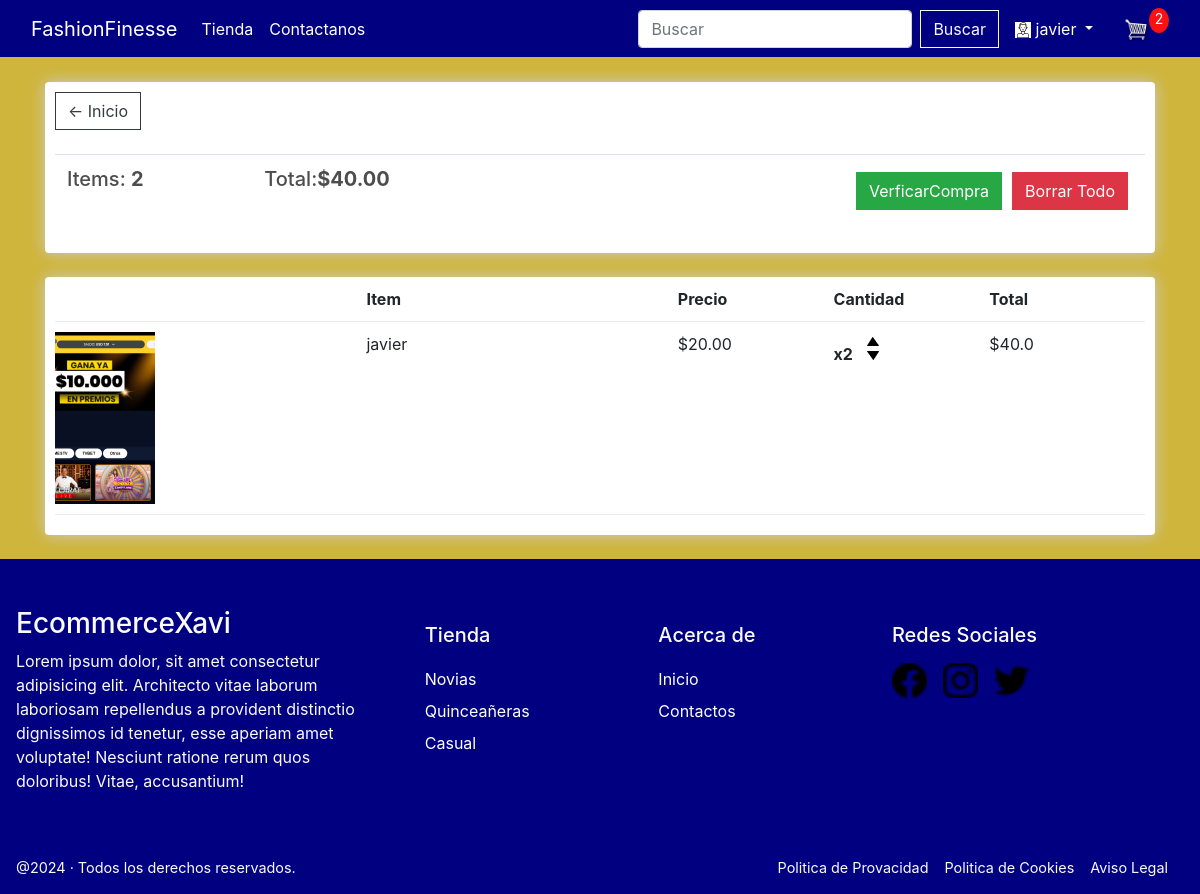
The app's page /cart/ (signed in) with its own data.
### store/models.py (models this page shows, shortened)
class Order(models.Model):
    customer = models.ForeignKey(Customer, on_delete=models.SET_NULL, null=True, blank=True)
    date_ordered = models.DateTimeField(auto_now_add=True)
    complete = models.BooleanField(default=False)
    transaction_id = models.CharField(max_length=100, null=True)
    @property
    def get_cart_total(self):
        orderitems = self.orderitem_set.all()
        total = sum([item.get_total for item in orderitems])
        return total
    @property
    def get_cart_items(self):
        orderitems = self.orderitem_set.all()
        total = sum([item.quantity for item in orderitems])
        return total

class OrderItem(models.Model):
    product = models.ForeignKey(Product, on_delete=models.SET_NULL, null=True)
    order = models.ForeignKey(Order, on_delete=models.SET_NULL, null=True)
    quantity = models.IntegerField(default=0, null=True, blank=True)
    date_added = models.DateTimeField(auto_now_add=True)
    @property
    def get_total(self):
        total = self.product.price * self.quantity
        return total

class Product(models.Model):
    name = models.CharField(max_length=200)
    price = models.FloatField()
    digital = models.BooleanField(default=False, null=True, blank=True)
    image = models.ImageField(null=True, blank=True)
    category = models.ForeignKey(Category, on_delete=models.SET_NULL, null=True, blank=True)
    @property
    def imageURL(self):
        try:
            url = self.image.url
        except:
            url = ''
        return url

### store/views.py (the view)
# urls.py: path('cart/', views.cart, name="cart"),
def cart(request):
	data = cartData(request)
	cartItems = data['cartItems']
	order = data['order']
	items = data['items']
	context = {'items':items, 'order':order, 'cartItems':cartItems}
	return render(request, 'store/carrito.html', context)

### store/utils.py (called while the page is built)
def cartData(request):
	if request.user.is_authenticated:
		customer = request.user.customer
		order, created = Order.objects.get_or_create(customer=customer, complete=False)
		items = order.orderitem_set.all()
		cartItems = order.get_cart_items
	else:
		cookieData = cookieCart(request)
		cartItems = cookieData['cartItems']
		order = cookieData['order']
		items = cookieData['items']
	return {'cartItems':cartItems ,'order':order, 'items':items}

### store/templates/store/carrito.html
{% extends 'store/main.html' %}
{% load static %}
{% block content %}
<div class="row">
    <div class="col-lg-12">
        <div class="box-element">
            <a class="btn btn-outline-dark" href="{% url 'store' %}">&#x2190; Inicio</a>
            <br>
            <br>
            <table class="table">
                <tr>
                    <th>
                        <h5>Items: <strong>{{order.get_cart_items}}</strong></h5>
                    </th>
                    <th>
                        <h5>Total:<strong>${{order.get_cart_total|floatformat:2}}</strong></h5>
                    </th>
                    <th>
                        <a style="float:right; margin:5px;" id="eliminar-todo"  class="btn btn-danger" href="">Borrar Todo</a>
                        <a style="float:right; margin:5px;" class="btn btn-success"
                            href="{% url 'checkout' %}">VerficarCompra</a>
                    </th>
                </tr>
            </table>
        </div>
        <br>
        <div class="box-element">
            <div class="cart-row">
                <div style="flex:2"></div>
                <div style="flex:2"><strong>Item</strong></div>
                <div style="flex:1"><strong>Precio</strong></div>
                <div style="flex:1"><strong>Cantidad</strong></div>
                <div style="flex:1"><strong>Total</strong></div>
            </div>
            {% for item in items %}
            <div class="cart-row">
                <div style="flex:2"><img class="row-image" src="{{item.product.imageURL}}"></div>
                <div style="flex:2"><p>{{item.product.name}}</p></div>
                <div style="flex:1"><p>${{item.product.price|floatformat:2}}</p></div>
                <div style="flex:1">
                    <p class="quantity">x{{item.quantity}}</p>
                    <div class="quantity">
                        <img data-product={{item.product.id}} data-action="add" class="chg-quantity update-cart" src="{% static 'images/arrow-up.png' %}" >
                        <img data-product={{item.product.id}} data-action="remove" class="chg-quantity update-cart" src="{% static 'images/arrow-down.png' %}" >
                    </div>
                </div>
                <div style="flex: 1;">${{item.get_total}}</div>
            </div>
            {% endfor %}
        </div>
    </div>
</div>
{% endblock content %}

### store/templates/store/main.html (shortened to what this page needs)
<!DOCTYPE html>
{% load static %}
<html lang="en">
<head>
  <link rel="stylesheet" href="https://stackpath.bootstrapcdn.com/bootstrap/4.4.1/css/bootstrap.min.css"
>
  <link rel="stylesheet" type="text/css" href="{% static 'css/main.css' %}">
</head>
<body>
  <nav class="navbar navbar-expand-lg fixed-top navbar-dark" aria-label="Main navigation">
    <div class="container-fluid">
      <a class="navbar-brand" href="{% url 'store' %}">FashionFinesse</a>
      <div class="collapse navbar-collapse" id="navbarSupportedContent">
        <ul class="navbar-nav mr-auto">
          <li class="nav-item active">
            <a class="nav-link" href="{% url 'store' %}">Tienda<span class="sr-only">(current)</span></a>
          </li>
          <li class="nav-item active">
            <a href="{% url 'contact' %}" class="nav-link">Contactanos</a>
          </li>
        </ul>
        <div class="form-inline my-2 my-lg-0">
          <form class="form-inline" id="search-form">
            <input class="form-control mr-sm-2" type="search" placeholder="Buscar" aria-label="Search"
              id="search-input">
            <button class="btn btn-outline-light my-2 my-sm-0" type="submit">Buscar</button>
          </form>
          {% if user.is_authenticated %}
          <div class="dropdown">
              <a class="nav-link active text-white dropdown-toggle" data-toggle="dropdown" aria-expanded="false" href="#">
                <img style="background-color: white;" src="{% static 'images/user.png' %}" alt="user">
                {{user.username}}
              </a>
          </div>
          {% else %}
          <a href="{% url 'login' %}" class="nav-link active text-white">Iniciar Sesion</a>
          {% endif %}
          <a href="{% url 'cart' %}">
            <img id="cart-icon" src="{% static 'images/cart.png' %}">
          </a>
          <p id="cart-total">{{cartItems}}</p>
        </div>
      </div>
    </div>
  </nav>
  <br>
  <div class="container mt-5">
    {% block content %}
    {% endblock content %}
  </div>
  <br>
  <footer class="footer">
    <div class="wrap-footer">
      <div class="text-element-footer element-footer">
        <h3 class="main-c">EcommerceXavi</h3>
        <p>Lorem ipsum dolor, sit amet consectetur adipisicing elit. Architecto vitae laborum laboriosam repellendus a
          provident distinctio dignissimos id tenetur, esse aperiam amet voluptate! Nesciunt ratione rerum quos
          doloribus! Vitae, accusantium!</p>
      </div>
      <div class="text-element-footer element-footer link-elements-footer">
        <h5 class="foh5">Tienda</h5>
        <ul>
          <li><a href="">Novias</a></li>
          <li><a href="">Quinceañeras</a></li>
          <li><a href="">Casual</a></li>
        </ul>
      </div>
      <div class="text-element-footer element-footer link-elements-footer">
        <h5 class="foh5">Acerca de</h5>
        <ul>
          <li><a href="{% url 'store' %}">Inicio</a></li>
          <li><a href="{% url 'contact' %}">Contactos</a></li>
        </ul>
      </div>
      <div class="rrss-element-footer element-footer">
        <h5 class="foh5">Redes Sociales</h5>
        <ul>
          <li>
            <a href="https://www.facebook.com/">
              <img src="{% static 'images/rs/facebook.png' %}" alt="">
            </a>
          </li>
          <li>
            <a href="https://www.instagram.com/">
              <img src="{% static 'images/rs/instagram.png' %}" alt="">
            </a>
          </li>
          <li>
            <a href="https://www.twitter.com/">
              <img src="{% static 'images/rs/twitter.png' %}" alt="">
            </a>
          </li>
        </ul>
      </div>
    </div>
    <div class="footer-creds">
      <div class="copy-creds">
        <p>@2024 · Todos los derechos reservados. </p>
      </div>
      <div class="legal-creds">
        <ul>
          <li><a href="#">Politica de Provacidad</a></li>
          <li><a href="#">Politica de Cookies</a></li>
          <li><a href="#">Aviso Legal</a></li>
        </ul>
      </div>
    </div>
  </footer>
</body>
</html>

### static/css/main.css (style rules this page uses)
* { padding: 0; box-sizing: border-box; }
body { margin: 0; background-color: #CFB53B ; display: grid; min-height: 100vh; grid-template-rows: auto 1fr auto; }
.navbar { background-color: #000080; }
h1, h2, h3, h4, h5, h6 { color: hsl(0, 0%, 30%); }
.box-element { box-shadow: hsl(0, 0%, 80%) 0 0 16px; background-color: #fff; border-radius: 4px; padding: 10px; }
#cart-icon { width: 25px; display: inline-block; margin-left: 15px; }
#cart-total { display: block; text-align: center; color: #fff; background-color: rgb(250, 18, 18); width: 20px; height: 25px; border-radius: 50%; font-size: 14px; }
.col-lg-4, .col-lg-6, .col-lg-8, .col-lg-12 { margin-top: 10px; }
.btn { border-radius: 0; }
.row-image { width: 100px; }
.cart-row { display: flex; align-items: flex-stretch; padding-bottom: 10px; margin-bottom: 10px; border-bottom: 1px solid #ececec; }
.quantity { display: inline-block; font-weight: 700; padding-right: 10px; }
.chg-quantity { width: 12px; cursor: pointer; display: block; margin-top: 5px; transition: .1s; }
footer { background-color: #000080; color: #fbfbfb; }
footer ul { padding: 0; }
footer li { list-style: none; }
.main-c, .foh5 { color: #fbfbfb; }
.wrap-footer { display: grid; grid-template-columns: 30% 15% 15% 20%; column-gap: 5%; padding: 1rem; margin: 2rem auto; max-width: 1200px; }
.element-footer h5 { margin: 1rem 0; }
.text-element-footer li { line-height: 2; }
.link-elements-footer li a { color: #ffffff; }
.rrss-element-footer ul { display: flex; flex-flow: wrap; }
.rrss-element-footer img { width: 35px; }
.rrss-element-footer li { margin-right: 1rem; }
.footer-creds { display: flex; justify-content: space-between; padding: 0 1rem; color: #fbfbfb; font-size: .9rem; max-width: 1200px; margin: 0 auto; }
.legal-creds ul { display: flex; flex-flow: row; }
.legal-creds ul li { padding-right: 1rem; }
.legal-creds ul a { color: #fbfbfb; font-size: .9rem; }

### records on screen
Order: get_cart_items "2", get_cart_total "40.00"
OrderItem: product.imageURL (picture), product.name "javier", product.price "20.00", quantity "2", get_total "40.0"

### other values on screen
{{ user.username }} "javier"
{{ cartItems }} "2"
